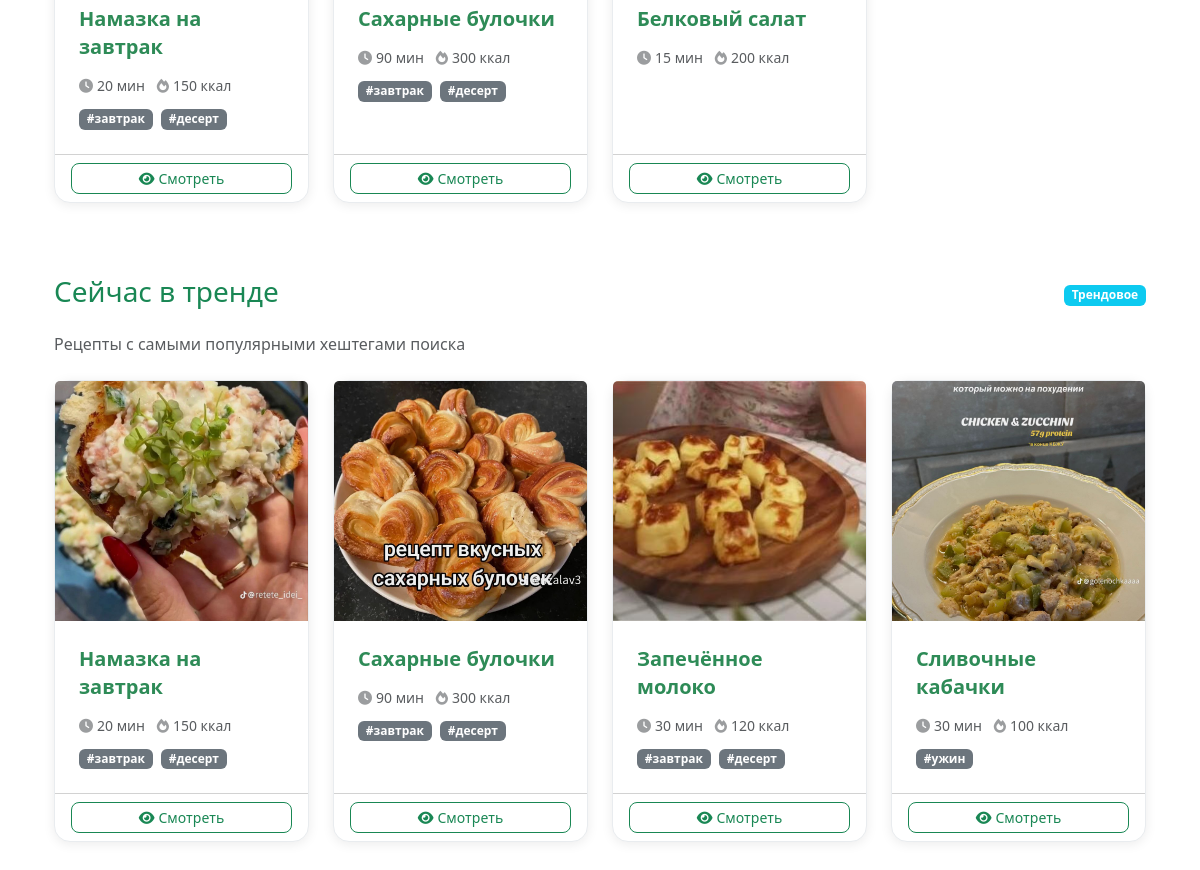
The page /others/recommendations/ (signed in, lower part) on the database as committed earlier.
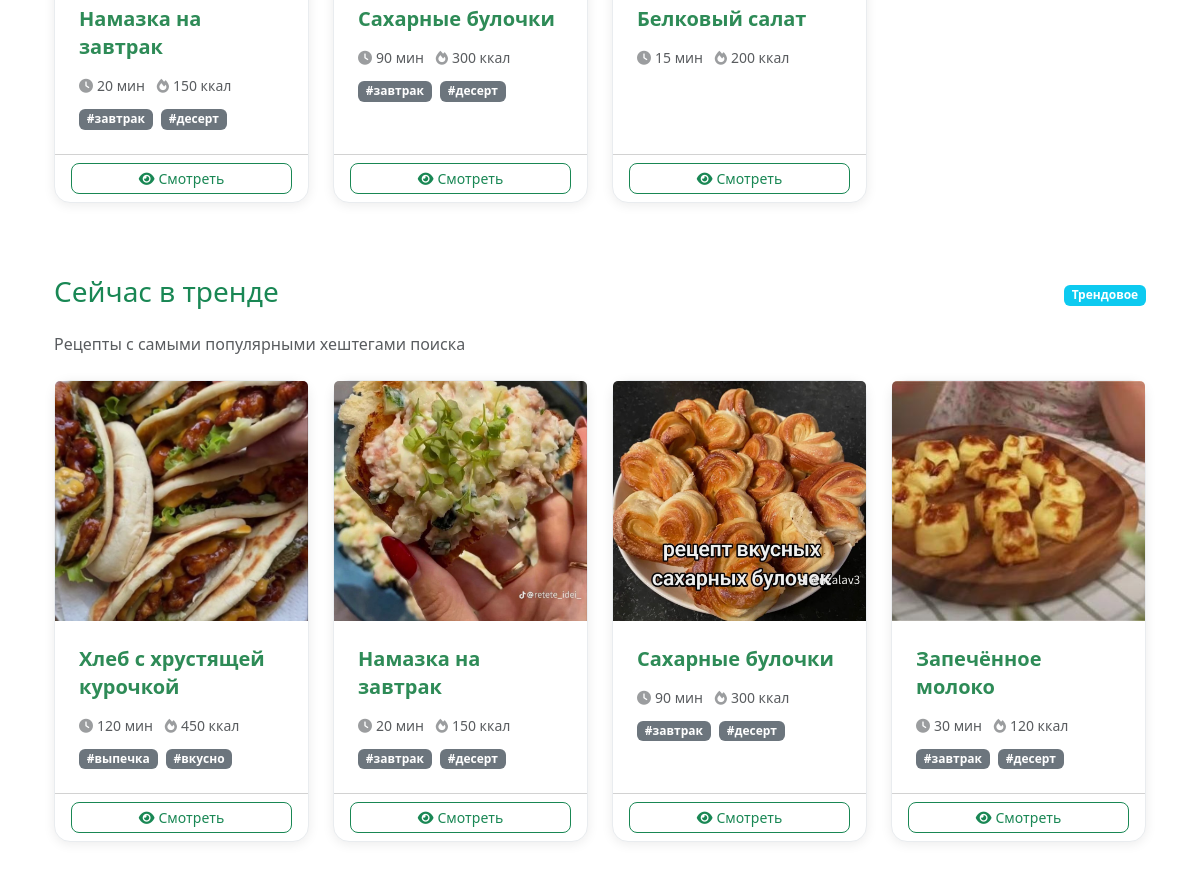
The same page on the database as committed later.
### recipes/models.py (models this page shows, shortened)
class Recipe(models.Model):
    DIFFICULTY_LEVELS = [
        ('easy', 'Легкий'),
        ('medium', 'Средний'),
        ('hard', 'Сложный'),
    ]
    title = models.CharField(max_length=200)
    description = models.TextField()  # Краткое описание для ленты
    author = models.ForeignKey(User, on_delete=models.CASCADE)
    cooking_time = models.PositiveIntegerField(help_text="Время приготовления в минутах")
    servings = models.PositiveIntegerField(help_text="Количество порций")
    calories_per_100g = models.PositiveIntegerField(help_text="Калории на 100 грамм")
    difficulty = models.CharField(max_length=10, choices=DIFFICULTY_LEVELS)
    created_at = models.DateTimeField(auto_now_add=True)
    updated_at = models.DateTimeField(auto_now=True)
    main_photo = models.ImageField(upload_to='recipes/main_photos/')
    video = models.FileField(upload_to='recipes/videos/', null=True, blank=True)
    hashtags = models.ManyToManyField(Hashtag, blank=True)

class Hashtag(models.Model):
    name = models.CharField(max_length=50, unique=True)

### others/views.py (the view)
# urls.py: path('recommendations/', views.recommendations_list, name='recommendations-list'),
@login_required
def recommendations_list(request):
    recommendations = Recommendation.objects.get_recommendations_for_user(request.user)
    if not recommendations:
        context = {
            'recommendations': [],
            'message': 'Пока недостаточно данных для формирования рекомендаций. Добавьте рецепты в избранное!',
            'debug_info': {
                'favorite_count': request.user.favorite_set.count(),
                'hashtag_count': Hashtag.objects.filter(
                    recipe__in=[fav.recipe for fav in request.user.favorite_set.all()]).distinct().count(),
            }
        }
    else:
        context = {
            'recommendations': recommendations,
            'message': None,
            'debug_info': None
        }
    return render(request, 'others/recommendations_list.html', context)

### others/models.py (called while the page is built)
    def get_recommendations_for_user(self, user):
        cache_key = f"user_recommendations_{user.id}"
        recommendations = cache.get(cache_key)
        if recommendations is None:
            print(f"Генерация рекомендаций для пользователя {user.username}")
            recommendations = self.generate_recommendations(user)
            cache.set(cache_key, recommendations, 3600)
            print(f"Сгенерировано рекомендаций: {len(recommendations)}")
        else:
            print(f"Рекомендации загружены из кэша: {len(recommendations)}")
        return recommendations

    def get_popular_recipes(self):
        print("Поиск популярных рецептов по избранному...")
        popular_recipes = Recipe.objects.annotate(
            fav_count_annotated=Count('favorite')
        ).filter(
        ).filter(
            fav_count_annotated__gt=0
        ).order_by('-fav_count_annotated', '-created_at')[:8]
        print(f"Найдено популярных рецептов: {popular_recipes.count()}")
        for recipe in popular_recipes:
            fav_count = getattr(recipe, 'fav_count_annotated', 0)
            print(f" - {recipe.title}: {fav_count} избранных")
        return list(popular_recipes)

### templates/others/recommendations_list.html (shortened to what this page needs)
{% extends 'base.html' %}
{% load static %}
{% block content %}
<div class="container mt-4">
    <div class="row">
        <div class="col-12">
            {% for recommendation in recommendations %}
            <div class="recommendation-section mb-5">
                <div class="d-flex justify-content-between align-items-center mb-3">
                    <h3 class="text-success">{{ recommendation.title }}</h3>
                    <span class="badge bg-{% if recommendation.type == 'hashtag' %}primary{% elif recommendation.type == 'popular' %}warning{% else %}info{% endif %}">
                        {% if recommendation.type == 'hashtag' %}По интересам
                        {% elif recommendation.type == 'popular' %}Популярное
                        {% else %}Трендовое{% endif %}
                    </span>
                </div>
                {% if recommendation.description %}
                <p class="text-muted mb-4">{{ recommendation.description }}</p>
                {% endif %}
                {% if recommendation.recipes %}
                <div class="row">
                    {% for recipe in recommendation.recipes %}
                    <div class="col-md-3 col-sm-6 mb-4">
                        <div class="card recipe-card h-100">
                            {% if recipe.main_photo %}
                            <img src="{{ recipe.main_photo.url }}" class="card-img-top recipe-image" alt="{{ recipe.title }}">
                            {% else %}
                            <div class="recipe-image-placeholder card-img-top d-flex align-items-center justify-content-center">
                                <i class="fas fa-utensils fa-3x text-muted"></i>
                            </div>
                            {% endif %}
                            <div class="card-body">
                                <h6 class="card-title">{{ recipe.title }}</h6>
                                <div class="recipe-meta">
                                    <small class="text-muted">
                                        <i class="fas fa-clock me-1"></i>{{ recipe.cooking_time }} мин
                                        <i class="fas fa-fire ms-2 me-1"></i>{{ recipe.calories_per_100g }} ккал
                                    </small>
                                </div>
                                {% if recipe.hashtags.all %}
                                <div class="hashtags mt-2">
                                    {% for hashtag in recipe.hashtags.all|slice:":2" %}
                                    <span class="badge bg-secondary badge-sm me-1">{{ hashtag.name }}</span>
                                    {% endfor %}
                                </div>
                                {% endif %}
                            </div>
                            <div class="card-footer bg-transparent">
                                <a href="{% url 'recipes:recipe-detail' recipe.pk %}" class="btn btn-outline-success btn-sm w-100">
                                    <i class="fas fa-eye me-1"></i>Смотреть
                                </a>
                            </div>
                        </div>
                    </div>
                    {% endfor %}
                </div>
                {% else %}
                <div class="alert alert-warning">
                    <i class="fas fa-exclamation-triangle me-2"></i>
                    Пока нет подходящих рецептов для этой категории
                </div>
                {% endif %}
            </div>
            {% endfor %}
        </div>
    </div>
</div>
{% endblock %}

Rows that differ between the two databases and show on the page:
no longer on this page (row unchanged): Recipe: main_photo (picture), title "Сливочные кабачки", cooking_time "30", calories_per_100g "100", shown under "Сейчас в тренде"
no longer on this page (row unchanged): Hashtag: name "#ужин", shown under "Сливочные кабачки"
added Recipe: main_photo (picture), title "Хлеб с хрустящей курочкой", cooking_time "120", calories_per_100g "450", shown under "Сейчас в тренде"
now on this page (row unchanged): Hashtag: name "#выпечка", shown under "Хлеб с хрустящей курочкой"
now on this page (row unchanged): Hashtag: name "#вкусно", shown under "Хлеб с хрустящей курочкой"
